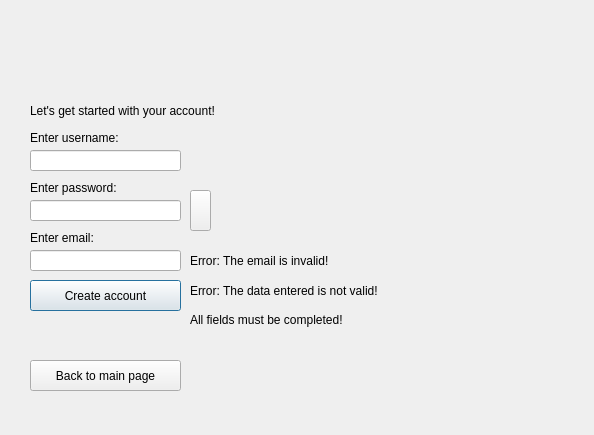
<?xml version="1.0" encoding="UTF-8"?>
<ui version="4.0">
 <class>Register</class>
 <widget class="QDialog" name="Register">
  <property name="geometry">
   <rect>
    <x>0</x>
    <y>0</y>
    <width>594</width>
    <height>435</height>
   </rect>
  </property>
  <property name="windowTitle">
   <string>Dialog</string>
  </property>
  <widget class="QLabel" name="singUpLabel">
   <property name="geometry">
    <rect>
     <x>30</x>
     <y>100</y>
     <width>221</width>
     <height>21</height>
    </rect>
   </property>
   <property name="text">
    <string>Let's get started with your account!</string>
   </property>
  </widget>
  <widget class="QLineEdit" name="usernameLineEdit">
   <property name="geometry">
    <rect>
     <x>30</x>
     <y>150</y>
     <width>151</width>
     <height>21</height>
    </rect>
   </property>
  </widget>
  <widget class="QLabel" name="usernameLabel">
   <property name="geometry">
    <rect>
     <x>30</x>
     <y>130</y>
     <width>111</width>
     <height>16</height>
    </rect>
   </property>
   <property name="text">
    <string>Enter username:</string>
   </property>
  </widget>
  <widget class="QLabel" name="passwordLabel">
   <property name="geometry">
    <rect>
     <x>30</x>
     <y>180</y>
     <width>111</width>
     <height>16</height>
    </rect>
   </property>
   <property name="text">
    <string>Enter password:</string>
   </property>
  </widget>
  <widget class="QLineEdit" name="passwordLineEdit">
   <property name="geometry">
    <rect>
     <x>30</x>
     <y>200</y>
     <width>151</width>
     <height>21</height>
    </rect>
   </property>
  </widget>
  <widget class="QLabel" name="emailLabel">
   <property name="geometry">
    <rect>
     <x>30</x>
     <y>230</y>
     <width>111</width>
     <height>16</height>
    </rect>
   </property>
   <property name="text">
    <string>Enter email:</string>
   </property>
  </widget>
  <widget class="QLineEdit" name="emailLineEdit">
   <property name="geometry">
    <rect>
     <x>30</x>
     <y>250</y>
     <width>151</width>
     <height>21</height>
    </rect>
   </property>
  </widget>
  <widget class="QPushButton" name="submitDataPushButton">
   <property name="geometry">
    <rect>
     <x>30</x>
     <y>280</y>
     <width>151</width>
     <height>31</height>
    </rect>
   </property>
   <property name="text">
    <string>Create account</string>
   </property>
  </widget>
  <widget class="QLabel" name="submitDataErrorLabel">
   <property name="geometry">
    <rect>
     <x>190</x>
     <y>280</y>
     <width>221</width>
     <height>21</height>
    </rect>
   </property>
   <property name="text">
    <string>Error: The data entered is not valid!</string>
   </property>
   <property name="wordWrap">
    <bool>true</bool>
   </property>
  </widget>
  <widget class="QLabel" name="incompleteFieldsErrorLabel">
   <property name="geometry">
    <rect>
     <x>190</x>
     <y>310</y>
     <width>221</width>
     <height>20</height>
    </rect>
   </property>
   <property name="text">
    <string>All fields must be completed!</string>
   </property>
  </widget>
  <widget class="QLabel" name="emailErrorLabel">
   <property name="geometry">
    <rect>
     <x>190</x>
     <y>250</y>
     <width>221</width>
     <height>21</height>
    </rect>
   </property>
   <property name="text">
    <string>Error: The email is invalid!</string>
   </property>
  </widget>
  <widget class="QPushButton" name="displayPasswordPushButton">
   <property name="geometry">
    <rect>
     <x>190</x>
     <y>190</y>
     <width>21</width>
     <height>41</height>
    </rect>
   </property>
   <property name="autoFillBackground">
    <bool>false</bool>
   </property>
   <property name="text">
    <string/>
   </property>
  </widget>
  <widget class="QPushButton" name="registerBackPushButton">
   <property name="geometry">
    <rect>
     <x>30</x>
     <y>360</y>
     <width>151</width>
     <height>31</height>
    </rect>
   </property>
   <property name="text">
    <string>Back to main page</string>
   </property>
  </widget>
 </widget>
 <resources/>
 <connections/>
</ui>
